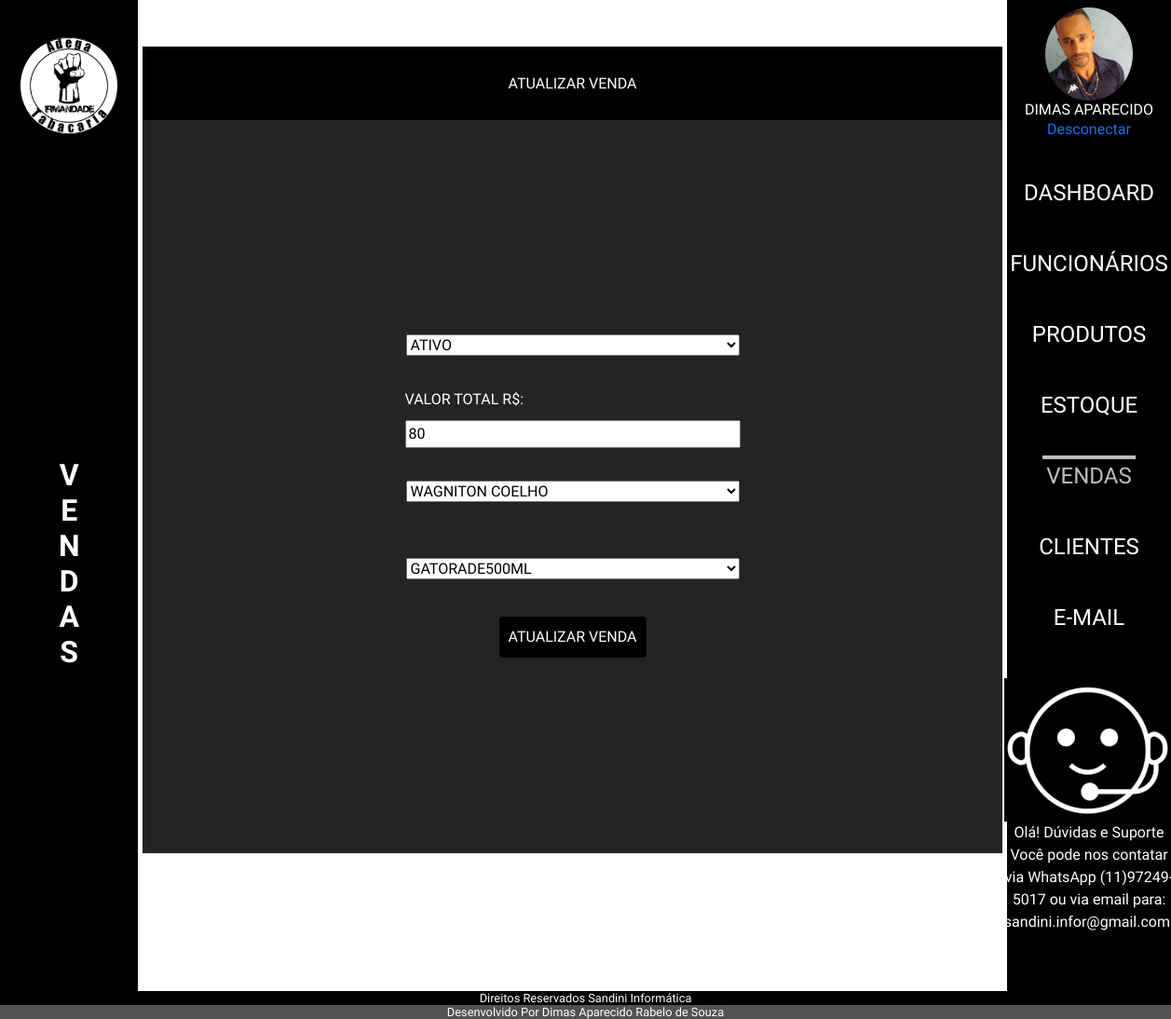
Screenshot of /admin/index.php?p=vendas&v=atualizar&id=2 (signed in) with the database file from the repository.
### tables this page shows
CREATE TABLE `tblvendas` (
  `idVenda` int(11) NOT NULL,
  `idFuncionario` int(11) DEFAULT NULL,
  `dataVenda` date DEFAULT curdate(),
  `horaVenda` time DEFAULT NULL,
  `statusVenda` varchar(10) DEFAULT NULL,
  `valorTotalVenda` double(10,2) DEFAULT NULL,
  `idProduto` int(11) DEFAULT NULL
);

CREATE TABLE `tblusuarios` (
  `idUsuario` int(11) NOT NULL,
  `nomeUsuario` varchar(50) NOT NULL,
  `emailUsuario` varchar(80) NOT NULL,
  `senhaUsuario` varchar(20) NOT NULL,
  `statusUsuario` varchar(10) NOT NULL,
  `fotoUsuario` varchar(100) NOT NULL
);

### admin/authenticacao.php (called while the page is built, shortened)
<?php
if (isset($_SESSION['idUsuario'])) {
    $tipoUsuario = 'cliente';
} elseif (isset($_SESSION['idFuncionario'])) {
    $id = $_SESSION['idFuncionario'];
    $tipoUsuario = 'funcionario';
} else {
    header("location: http://localhost/AdegaIrmandadeLocal/admin/loginAdmin.php");
    exit;
}
$pagina = @$_GET['p'];
require_once('class/cliente.php');
require_once('class/funcionario.php');
if ($tipoUsuario === 'cliente') {
    $usuarios = new ClienteClass($id);
} elseif ($tipoUsuario === 'funcionario') {
    $funcionarios = new FuncionarioClass($id);
    $usuario = $funcionarios;
}

### admin/class/vendas.php (called while the page is built, shortened)
<?php
class VendasClass
{
    public $idVenda;
    public function __construct($id = false)
    {
        if ($id) {
            $this->idVenda = $id;
            $this->Carregar();
        }
    }
    public function Carregar()
    {
        $query = "SELECT * FROM tblvendas WHERE idVenda = " . $this->idVenda;
        $conn = Conexao::LigarConexao();
        $resultado = $conn->query($query);
        $lista = $resultado->fetchAll();
        foreach ($lista as $linha) {
            $this->statusVenda = $linha['statusVenda'];
            $this->valorTotalVenda = $linha['valorTotalVenda'];
            $this->idFuncionario = $linha['idFuncionario'];
            $this->idProduto = $linha['idProduto'];
        }
    }
}

### admin/class/funcionario.php (called while the page is built, shortened)
<?php
class FuncionarioClass
{
    public function listarAtivos()
    {
        $sql = "SELECT * FROM tblfuncionarios WHERE statusFuncionario = 'ATIVO' ORDER BY idFuncionario ASC";
        $conn = Conexao::LigarConexao();
        $resultado = $conn->query($sql);
        $lista = $resultado->fetchAll();
        return $lista;
    }
   }

### admin/class/produto.php (called while the page is built, shortened)
<?php
class ProdutoClass
{
    public function listarProdutosAtivos()
    {
        $sql = "SELECT * FROM tblprodutos WHERE statusProduto = 'ATIVO' ORDER BY idProduto ASC";
        $conn = Conexao::LigarConexao();
        $resultado = $conn->query($sql);
        $lista = $resultado->fetchAll();
        return $lista;
    }
}

### admin/class/cliente.php (called while the page is built, shortened)
<?php
class ClienteClass
{
    public $idUsuario;
public function __construct($id = false)
    {
        if ($id) {
            $this->idUsuario = $id;
            $this->Carregar();
        }
    }
    public function Carregar()
    {
        $query = "SELECT * FROM tblusuarios WHERE idUsuario = " . $this->idUsuario;
        $conn = Conexao::LigarConexao();
        $resultado = $conn->query($query);
        $lista = $resultado->fetchAll();
        foreach ($lista as $linha) {
            $this->nomeUsuario = $linha['nomeUsuario'];
            $this->fotoUsuario = $linha['fotoUsuario'];
        }
        }
 }

### admin/vendas/atualizar.php (the view, shortened to what this page needs)
<?php
require_once('class/vendas.php');
$venda = new VendasClass($id);
?>
<h1 class="h1Atual">Atualizar Venda</h1>
<form class="formVendas" action="index.php?p=vendas&v=atualizar&id=<?php echo $venda->idVenda ?>" method="POST" enctype="multipart/form-data">
    <div>
        <select class="seleVendas" aria-label="Default select example" name="statusVenda">
            <?php
            $statusVendaAtual = $venda->statusVenda;
            $opcoesStatus = array(
                'ATIVO' => 'ATIVO',
                'DESATIVADO' => 'DESATIVADO'
            );
            foreach ($opcoesStatus as $valor => $texto) {
                $selected = ($valor == $statusVendaAtual) ? 'selected' : '';
                echo "<option value='$valor' $selected>$texto</option>";
            }
            ?>
        </select>
    </div>
    <div>
        <label for="valorTotalVenda"> Valor Total R$:</label>
        <input type="text" name="valorTotalVenda" id="valorTotalVenda" placeholder="digite o valor" value="<?php echo $venda->valorTotalVenda; ?>">
    </div>
    <div>
        <select class="seleVendas" aria-label="Default select example" name="idFuncionario" id="idFuncionario" required>
            <?php
            require_once('class/funcionario.php');
            $funcionarioClass = new FuncionarioClass();
            $funcionario = $funcionarioClass->listarAtivos();
            $idFuncionarioVenda = $venda->idFuncionario;
            foreach ($funcionario as $funcionario) {
                $selected = ($funcionario['idFuncionario'] == $idFuncionarioVenda) ? 'selected' : '';
                echo "<option value='{$funcionario['idFuncionario']}' $selected>{$funcionario['nomeFuncionario']}</option>";
            }
            ?>
        </select>
    </div>
    <div>
        <select class="seleVendas" aria-label="Default select example" name="idProduto" id="idProduto" required>
            <?php
            require_once('class/produto.php');
            $produtoClass = new ProdutoClass();
            $produtosAtivos = $produtoClass->listarProdutosAtivos();
            $idProdutoVenda = $venda->idProduto;
            foreach ($produtosAtivos as $produto) {
                $selected = ($produto['idProduto'] == $idProdutoVenda) ? 'selected' : '';
                echo "<option value='{$produto['idProduto']}' $selected>{$produto['nomeProduto']}</option>";
            }
            ?>
        </select>
    </div>
    <div>
        <button type="submit">Atualizar Venda</button>
    </div>
</form>

### admin/index.php (shortened to what this page needs)
<?php
require_once('authenticacao.php');
?>
<!DOCTYPE html>
<html lang="pt-BR">
<head>
    <link rel="stylesheet" href="../src/css/reset.css">
    <link rel="stylesheet" href="https://cdnjs.cloudflare.com/ajax/libs/animate.css/4.1.1/animate.min.css">
    <link rel="stylesheet" href="https://cdn.jsdelivr.net/npm/bootstrap@5.3.2/dist/css/bootstrap.min.css">
    <link rel="stylesheet" href="./css/estilo.css">
</head>
<body>
    <main>
        <section class="topoEsquerda">
            <h1>
                <img src="img/logoadega.png" alt=" imagem da logo">
            </h1>
            <?php
            if ($pagina == '') {
                $texto = '';
            } else {
                $texto = '' . $pagina;
            }
            echo '<h2 class="vertical-text">';
            for ($i = 0; $i < strlen($texto); $i++) {
                echo '<span>' . $texto[$i] . '</span>';
            }
            echo '</h2>';
            ?>
        </section>
        <div class="box">
            <?php
            switch ($pagina) {
                case 'vendas':
                    require_once('vendas/vendas.php');
                    break;
            }
            ?>
        </div>
        <div class="menu">
            <?php
            $pagina = @$_GET['p'];
            ?>
            <div class="divlogin">
                <?php
                $foto = isset($usuarios->fotoUsuario) ? $usuarios->fotoUsuario : (isset($funcionarios->fotoFuncionario) ? $funcionarios->fotoFuncionario : null);
                $nome = isset($usuarios->nomeUsuario) ? $usuarios->nomeUsuario : (isset($funcionarios->nomeFuncionario) ? $funcionarios->nomeFuncionario : null);
                if (!empty($foto)) {
                    echo '<img src="../admin/img/' . $foto . '" alt="User">';
                } else {
                    echo '<img src="../admin/img/btnuser.png" alt="Imagem Padrão">';
                }
                echo '<h2>' . $nome . '</h2>';
                ?>
                <a href="desconectar.php">Desconectar</a>
            </div>
            <nav>
                <ul>
                    <li><a href="index.php?p=dashboard" class="<?= ($pagina == 'dashboard' || $pagina == '') ? 'menuAtivo' : ''; ?>"> Dashboard </a></li>
                    <li><a href="index.php?p=funcionarios" class="<?= ($pagina == 'funcionarios') ? 'menuAtivo' : ''; ?>"> Funcionários </a></li>
                    <li><a href="index.php?p=produtos" class="<?= ($pagina == 'produtos') ? 'menuAtivo' : ''; ?>"> Produtos </a></li>
                    <li><a href="index.php?p=estoque" class="<?= ($pagina == 'estoque') ? 'menuAtivo' : ''; ?>"> Estoque </a></li>
                    <li><a href="index.php?p=vendas" class="<?= ($pagina == 'vendas') ? 'menuAtivo' : ''; ?>"> Vendas </a></li>
                    <li><a href="index.php?p=clientes" class="<?= ($pagina == 'clientes') ? 'menuAtivo' : ''; ?>"> Clientes </a></li>
                    <li><a href="index.php?p=contato" class="<?= ($pagina == 'contato') ? 'menuAtivo' : ''; ?>"> E-mail </a></li>
                    <li class="geralAjuda"><img class="iconeAjuda" src="../admin/img/ajudaSuporte.png" alt=""></a>
                        <p class="msnSuporte">Olá! Dúvidas e Suporte
                            Você pode nos contatar
                            via WhatsApp (11)97249-5017
                            ou via email para:
                            sandini.infor@gmail.com.</p>
                    </li>
                </ul>
            </nav>
        </div>
    </main>
    <footer class="rodape">
        <h2>Direitos Reservados Sandini Informática</h2>
        <h2 class="h2d">Desenvolvido Por Dimas Aparecido Rabelo de Souza</h2>
    </footer>
</body>
</html>

### admin/css/estilo.css (style rules this page uses)
* a, h1, h2, h3, h4 { font-family: 'Secular One'; font-size: 16px; text-align: center; margin: 0; padding: 0; box-sizing: border-box; text-decoration: none; }
textarea, select, input { text-transform: uppercase; }
body { display: flex; flex-direction: column; min-height: 100vh; color: #ffffff; }
.vertical-text { writing-mode: vertical-lr; text-orientation: upright; white-space: nowrap; display: inline-block; font-family: 'Secular One'; font-size: 2.0em; font-weight: bold; text-transform: uppercase; }
h1 { width: 80%; margin-top: 10px }
h1 img { width: 70%; border-radius: 50%; }
.divlogin { width: 100%; display: flex; align-items: center; flex-direction: column; justify-content: space-between; padding: 8px; }
.divlogin img { border-radius: 50%; max-width: 180px; max-height: 100px; }
.topoEsquerda { background: #000000; display: flex; flex-direction: column; width: 200px; justify-content: space-between; align-items: center; padding-bottom: 345px; }
main { width: 100%; flex: 1; display: flex; }
.menu { display: flex; background: #000000; color: #ffffff; text-align: center; margin: 0 auto; width: 14%; align-items: center; flex-direction: column; }
ul { padding: 10px 20px; }
ul li { padding: 20px 20px; }
nav ul li a { color: #ffffff; text-decoration: none; font-size: 1.5em; text-transform: uppercase; }
.menuAtivo { color: #bdbdbd !important; border-top: solid 4px #bdbdbd; padding: 4px; }
.box { width: 100%; min-height: 400px; overflow: auto; box-sizing: border-box; padding: 40px 5px; color: #000000; }
.rodape { width: 100%; }
.rodape h2 { background: #000000; margin-bottom: 0; font-size: 0.8em; }
.rodape .h2d { background: #525252; }
h1 { text-align: center; background: #000000; width: 100%; padding: 30px 0px; text-transform: uppercase; }
form { display: flex; flex-direction: column; align-items: center; background: #252323; width: 100%; font-family: 'Secular One'; text-transform: uppercase; }
label { display: flex; flex-direction: column; margin: 5px 5px; color: #ffffff; }
input { margin: 5px 5px; width: 360px; text-transform: uppercase; }
select { margin: 30px; }
button { margin: 10px 0; padding: 10px; background-color: #000000; color: #fff; border: none; border-radius: 4px; text-transform: uppercase; }
.formVendas { display: flex; justify-content: center; height: 80%; }
.seleVendas { width: 358px; }
.h1Atual { color: #ffffff; }
.iconeAjuda { width: 100%; }
.msnSuporte { font-family: 'Secular One'; }
.geralAjuda { display: flex; flex-direction: column; margin-top: 7px; }

### rows the page displays
tblvendas: valorTotalVenda "80"
tblusuarios: fotoUsuario (picture), nomeUsuario "DIMAS APARECIDO"

### other values shown
$texto[$i] "V"
$texto[$i] "E"
$texto[$i] "N"
$texto[$i] "D"
$texto[$i] "A"
$texto[$i] "S"
form field statusVenda "ATIVO"
form field idFuncionario "WAGNITON COELHO"
form field idProduto "GATORADE500ML"
